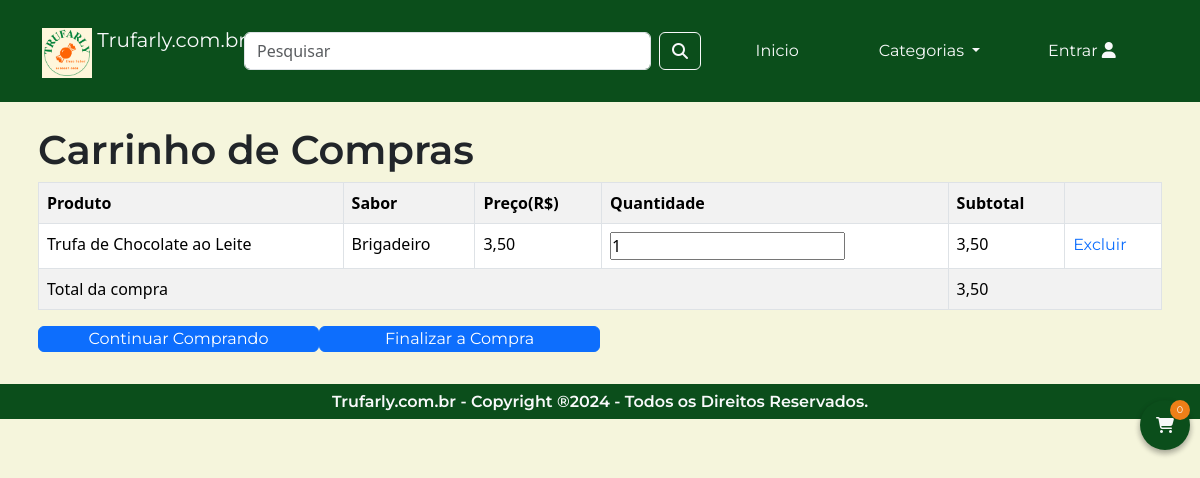
The app's page /adicionar_carrinho?idtrufa=1 with its own data.
### tables this page shows
CREATE TABLE trufas(
	id_trufa INT NOT NULL AUTO_INCREMENT PRIMARY KEY,
	descritivo VARCHAR(40) NOT NULL,
	sabor VARCHAR(40) NOT NULL,
	img VARCHAR(100) NOT NULL,
	qtd_estoque INT NOT NULL DEFAULT 0,
	preco DECIMAL(4,2) NOT NULL,
  
	id_categoria INT NOT NULL,
	FOREIGN KEY (id_categoria) REFERENCES categorias (id_categoria),
  
	id_status_trufa INT NOT NULL DEFAULT 1,
	FOREIGN KEY (id_status_trufa) REFERENCES status_trufa (id_status_trufa)
);

### route.class.php (called while the page is built, shortened)
<?php
    class rotas
    {
        private array $rotas = [];
        public function get(string $caminho, array $dados)
        {
            $this->rotas['GET'][$caminho] = $dados;
        }
        public function post(string $caminho, array $dados)
        {
            $this->rotas['POST'][$caminho] = $dados;
        }
        public function instancia_rota(string $metodo, string $url)
        {
            if(isset($this->rotas[$metodo][$url]))
            {
                $dados_rota = $this->rotas[$metodo][$url];
                $classe = new $dados_rota[0];
                $metodo = $dados_rota[1];
                return $classe->$metodo();
            }
            exit("Rota Inválida");
        }
    }
?>

### index.php (called while the page is built, shortened)
<?php
    require_once "route.class.php";
    $uri = parse_url($_SERVER['REQUEST_URI'])['path'];
    $uri = substr($uri, strpos($uri,'/', 1));
    $router->instancia_rota($_SERVER['REQUEST_METHOD'], $uri);
?>

### models/trufasDAO.class.php (called while the page is built, shortened)
<?php
class TrufasDAO
{
    public function buscar_uma_trufa($trufa)
    {
        $sql = "SELECT * FROM trufas WHERE id_trufa = ?";
        try {
            $stm = $this->db->prepare($sql);
            $stm->bindValue(1, $trufa->getIdtrufa());
            $stm->execute();
            $this->db = null;
            return $stm->FetchAll(PDO::FETCH_OBJ);
        } catch (PDOException $e) {
            echo $e->getCode();
            echo $e->getMessage();
            echo "Problema ao encontrar a trufa";
        }
    }
}
?>

### models/conexao.class.php (called while the page is built, shortened)
<?php
    class Conexao{
        private static $db;
        public static function getInstancia(){
            if(empty(self::$db)){
                try {
                    $host = 'localhost';
                    $dbname = 'trufarly';
                    $dsn = "mysql:host={$host};dbname={$dbname};charset=utf8mb4";
                    $usuario = 'root';
                    $senha = '';
                    self::$db = new PDO($dsn, $usuario, $senha);
                } catch (PDOException $e) {
                    echo "Erro na conexãor: {$e->getCode()}<br>Mensagem: {$e->getMessage()}";
                    die();
                }
            }
            return self::$db;
        }
    }
?>

### models/trufas.class.php (called while the page is built, shortened)
<?php
class Trufas
{
    public function getIdtrufa()
    {
        return $this->idtrufa;
    }
}
?>

### views/carrinho.php (the view, shortened to what this page needs)
<!DOCTYPE html>
<html lang="pt-br">
<head>
    <link href="https://cdn.jsdelivr.net/npm/bootstrap@5.3.3/dist/css/bootstrap.min.css" rel="stylesheet">
    <link rel="stylesheet" href="http://localhost/Trufarly.com.br/views/css/style.css">
</head>
<body>
    <?php require_once "header.php"; ?>
        <div class="container py-2">
            <div class="row g-2 row-cols-1 row-cols-sm-2 row-cols-md-2 row-cols-lg-4 py-4">
            <h1 class="w-100"> Carrinho de Compras </h1>
            <?php
                if(isset($_SESSION["carrinho"]))
                {
            ?>
            <table class="table table-striped table-bordered">
                <tr>
                    <th>Produto</th>
                    <th>Sabor</th>
                    <th>Preço(R$)</th>
                    <th>Quantidade</th>
                    <th>Subtotal</th>
                    <th></th>
                </tr>
            <?php
                $total = 0;
                foreach($carrinho as $linha=>$dado){
                    $subtotal = $dado["preco"] * $dado["quantidade"];
                    $total += $subtotal;
                    echo "<tr>
                            <td>{$dado["nome"]}</td>
                            <td>{$dado["sabor"]}</td>
                            <td>" . number_format($dado["preco"],2, ",",".") . "</td>
                            <td><input type='number' min='1' value='{$dado['quantidade']}' linha='$linha' onchange='alterar_qtd_iten_carrinho(this)'></td>
                            <td>" . number_format($subtotal,2, ",",".") . "</td>
                            <td>
                                <a href='http://localhost/Trufarly.com.br/remover_carrinho?linha=$linha'>Excluir</a>
                            </td>
                           </tr>";
                }
                echo "<tr>
                        <td colspan='4'>Total da compra</td>
                        <td colspan='2'>" .number_format($total,2, ",",".") . "</td>
                    </tr>";
            ?>
            </table>
            <a class="btn btn-primary" href='http://localhost/Trufarly.com.br/'>Continuar Comprando</a><br>
            <a class="btn btn-primary" href='http://localhost/Trufarly.com.br/finalizar_compra'>Finalizar a Compra</a>
        <?php
            }
            else{
                echo "<br><br><h3>Não há produtos no carrinho de compras </h3>";
            }
        ?>
            </div>
        </div>
    <?php require_once "carrinho_icon.php" ?>
    <?php require_once "footer.php"; ?>
</body>
</html>

### views/css/style.css (style rules this page uses)
:root { --cor-primaria: #0b4e1b; --cor-secundaria: #f5f5dc; --cor-terciaria: #ee7f18; --cor-texto: #212121; --cor-fundo: #F4F4F4; --cor-bg-primaria: #0b4e1b; --cor-bg-secundaria: #f5f5dc; --cor-bg-terciaria: #ee7f18; --cor-bg-texto: #212121; --cor-bg-fundo: #F4F4F4; }
h1, h2, h3, h4, h5, h6, a { margin: 0px !important; padding: 0px !important; font-size: 20px; font-family: sans-serif; font-family: 'Montserrat' !important; font-weight: 600 !important; text-decoration: none !important; }
a { font-weight: 400 !important; }
* { margin: 0px; padding: 0px; box-sizing: border-box !important; list-style: none !important; }
a { font-size: 1em; }
body { padding: 0px 0px; min-height: 100vh; background: var(--cor-bg-secundaria) !important; overflow-x: hidden; }
.w-100 { width: 100% !important; }

### records on screen
trufas: descritivo "Trufa de Chocolate ao Leite", sabor "Brigadeiro", preco "3,50", quantidade "1"

### other values on screen
$_ENV['nome_site'] "Trufarly.com.br"
$total "3,50"
